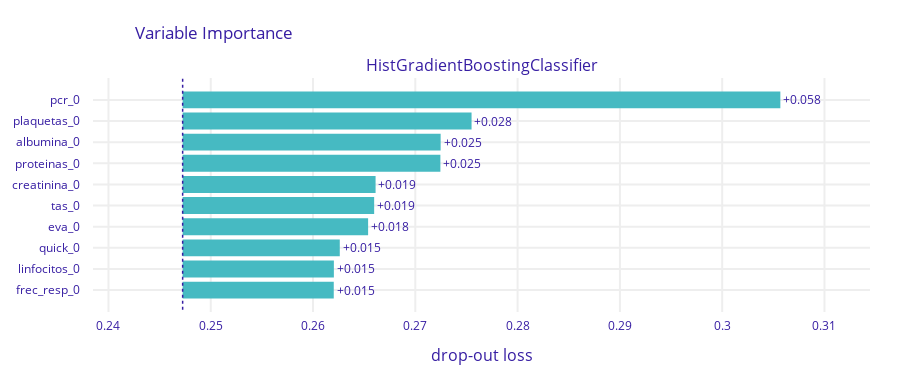

Here is the notebook cell this chart was saved with:
### Code cell
import dalex as dx

exp = dx.Explainer(modelo_hgb, X, y)
vi = exp.model_parts()
vi.plot(max_vars=10)
#select the 10 most important variables from the explainer
imps = vi.result['variable'][-10:-1].tolist()

### Figure 1 — Plotly figure (JSON) as saved in the notebook; plotly's stock layout.template omitted (floating-point values rounded to 4 significant figures)
{"data": [{"base": 0.2473, "hoverinfo": "text", "hoverlabel": {"bgcolor": "rgba(0,0,0,0.8)"}, "hovertext": ["Model: HistGradientBoostingClassifier loss after<br>variable: pcr_0 is permuted: 0.306<br>Drop-out loss change: +0.058", "Model: HistGradientBoostingClassifier loss after<br>variable: plaquetas_0 is permuted: 0.275<br>Drop-out loss change: +0.028", "Model: HistGradientBoostingClassifier loss after<br>variable: albumina_0 is permuted: 0.272<br>Drop-out loss change: +0.025", "Model: HistGradientBoostingClassifier loss after<br>variable: proteinas_0 is permuted: 0.272<br>Drop-out loss change: +0.025", "Model: HistGradientBoostingClassifier loss after<br>variable: creatinina_0 is permuted: 0.266<br>Drop-out loss change: +0.019", "Model: HistGradientBoostingClassifier loss after<br>variable: tas_0 is permuted: 0.266<br>Drop-out loss change: +0.019", "Model: HistGradientBoostingClassifier loss after<br>variable: eva_0 is permuted: 0.265<br>Drop-out loss change: +0.018", "Model: HistGradientBoostingClassifier loss after<br>variable: quick_0 is permuted: 0.263<br>Drop-out loss change: +0.015", "Model: HistGradientBoostingClassifier loss after<br>variable: linfocitos_0 is permuted: 0.262<br>Drop-out loss change: +0.015", "Model: HistGradientBoostingClassifier loss after<br>variable: frec_resp_0 is permuted: 0.262<br>Drop-out loss change: +0.015"], "marker": {"color": "#46bac2"}, "orientation": "h", "showlegend": false, "text": ["+0.058", "+0.028", "+0.025", "+0.025", "+0.019", "+0.019", "+0.018", "+0.015", "+0.015", "+0.015"], "textposition": "outside", "type": "bar", "x": [0.05843, 0.02824, 0.02522, 0.0252, 0.01886, 0.01872, 0.01813, 0.01536, 0.01478, 0.01477], "xaxis": "x", "y": ["pcr_0", "plaquetas_0", "albumina_0", "proteinas_0", "creatinina_0", "tas_0", "eva_0", "quick_0", "linfocitos_0", "frec_resp_0"], "yaxis": "y"}], "layout": {"annotations": [{"font": {"size": 16}, "showarrow": false, "text": "HistGradientBoostingClassifier", "x": 0.5, "xanchor": "center", "xref": "paper", "y": 1, "yanchor": "bottom", "yref": "paper"}, {"font": {"size": 16}, "showarrow": false, "text": "drop-out loss", "x": 0.5, "xanchor": "center", "xref": "paper", "y": 0, "yanchor": "top", "yref": "paper", "yshift": -30}], "font": {"color": "#371ea3"}, "height": 383, "margin": {"b": 71, "r": 30, "t": 78}, "shapes": [{"line": {"color": "#371ea3", "dash": "dot", "width": 1.5}, "type": "line", "x0": 0.2473, "x1": 0.2473, "xref": "x", "y0": -1, "y1": 10, "yref": "y"}], "title": {"text": "Variable Importance", "x": 0.15}, "xaxis": {"anchor": "y", "automargin": true, "domain": [0, 1], "fixedrange": true, "gridwidth": 2, "range": [0.2385, 0.3144], "tickcolor": "white", "ticklen": 3, "ticks": "outside", "type": "linear", "zeroline": false}, "yaxis": {"anchor": "x", "automargin": true, "autorange": "reversed", "domain": [0, 1], "fixedrange": true, "gridwidth": 2, "tickcolor": "white", "ticklen": 10, "ticks": "outside", "type": "category"}}}
